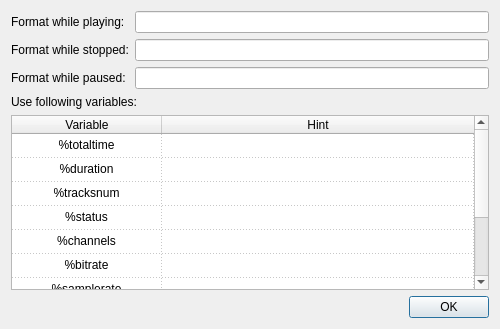
<?xml version="1.0" encoding="UTF-8"?>
<ui version="4.0">
 <class>Dialog</class>
 <widget class="QDialog" name="Dialog">
  <property name="geometry">
   <rect>
    <x>0</x>
    <y>0</y>
    <width>500</width>
    <height>329</height>
   </rect>
  </property>
  <property name="windowTitle">
   <string>Dialog</string>
  </property>
  <layout class="QFormLayout" name="formLayout">
   <item row="0" column="0">
    <widget class="QLabel" name="label">
     <property name="text">
      <string>Format while playing:</string>
     </property>
    </widget>
   </item>
   <item row="0" column="1">
    <widget class="QLineEdit" name="playingFormat"/>
   </item>
   <item row="1" column="0">
    <widget class="QLabel" name="label_2">
     <property name="text">
      <string>Format while stopped:</string>
     </property>
    </widget>
   </item>
   <item row="1" column="1">
    <widget class="QLineEdit" name="stoppedFormat"/>
   </item>
   <item row="2" column="0">
    <widget class="QLabel" name="label_3">
     <property name="text">
      <string>Format while paused:</string>
     </property>
    </widget>
   </item>
   <item row="2" column="1">
    <widget class="QLineEdit" name="pausedFormat"/>
   </item>
   <item row="3" column="0" colspan="2">
    <widget class="QLabel" name="variables">
     <property name="lineWidth">
      <number>1</number>
     </property>
     <property name="text">
      <string>Use following variables:</string>
     </property>
    </widget>
   </item>
   <item row="4" column="0" colspan="2">
    <widget class="QTableWidget" name="tableWidget">
     <property name="autoScroll">
      <bool>false</bool>
     </property>
     <property name="editTriggers">
      <set>QAbstractItemView::NoEditTriggers</set>
     </property>
     <property name="showGrid">
      <bool>true</bool>
     </property>
     <property name="gridStyle">
      <enum>Qt::DotLine</enum>
     </property>
     <attribute name="horizontalHeaderDefaultSectionSize">
      <number>150</number>
     </attribute>
     <attribute name="horizontalHeaderStretchLastSection">
      <bool>true</bool>
     </attribute>
     <attribute name="verticalHeaderVisible">
      <bool>false</bool>
     </attribute>
     <attribute name="verticalHeaderDefaultSectionSize">
      <number>24</number>
     </attribute>
     <row>
      <property name="text">
       <string notr="true">1</string>
      </property>
     </row>
     <row>
      <property name="text">
       <string notr="true">2</string>
      </property>
     </row>
     <row>
      <property name="text">
       <string notr="true">3</string>
      </property>
     </row>
     <row>
      <property name="text">
       <string notr="true">4</string>
      </property>
     </row>
     <row>
      <property name="text">
       <string notr="true">5</string>
      </property>
     </row>
     <row>
      <property name="text">
       <string notr="true">6</string>
      </property>
     </row>
     <row>
      <property name="text">
       <string notr="true">7</string>
      </property>
     </row>
     <row>
      <property name="text">
       <string notr="true">8</string>
      </property>
     </row>
     <row>
      <property name="text">
       <string notr="true">9</string>
      </property>
     </row>
     <row>
      <property name="text">
       <string notr="true">10</string>
      </property>
     </row>
     <column>
      <property name="text">
       <string>Variable</string>
      </property>
     </column>
     <column>
      <property name="text">
       <string>Hint</string>
      </property>
     </column>
     <item row="0" column="0">
      <property name="text">
       <string notr="true">%totaltime</string>
      </property>
      <property name="textAlignment">
       <set>AlignHCenter|AlignVCenter|AlignCenter</set>
      </property>
     </item>
     <item row="1" column="0">
      <property name="text">
       <string notr="true">%duration</string>
      </property>
      <property name="textAlignment">
       <set>AlignHCenter|AlignVCenter|AlignCenter</set>
      </property>
     </item>
     <item row="2" column="0">
      <property name="text">
       <string notr="true">%tracksnum</string>
      </property>
      <property name="textAlignment">
       <set>AlignHCenter|AlignVCenter|AlignCenter</set>
      </property>
     </item>
     <item row="3" column="0">
      <property name="text">
       <string notr="true">%status</string>
      </property>
      <property name="textAlignment">
       <set>AlignHCenter|AlignVCenter|AlignCenter</set>
      </property>
     </item>
     <item row="4" column="0">
      <property name="text">
       <string notr="true">%channels</string>
      </property>
      <property name="textAlignment">
       <set>AlignHCenter|AlignVCenter|AlignCenter</set>
      </property>
     </item>
     <item row="5" column="0">
      <property name="text">
       <string notr="true">%bitrate</string>
      </property>
      <property name="textAlignment">
       <set>AlignHCenter|AlignVCenter|AlignCenter</set>
      </property>
     </item>
     <item row="6" column="0">
      <property name="text">
       <string notr="true">%samplerate</string>
      </property>
      <property name="textAlignment">
       <set>AlignHCenter|AlignVCenter|AlignCenter</set>
      </property>
     </item>
     <item row="7" column="0">
      <property name="text">
       <string notr="true">%format</string>
      </property>
      <property name="textAlignment">
       <set>AlignHCenter|AlignVCenter|AlignCenter</set>
      </property>
     </item>
     <item row="8" column="0">
      <property name="text">
       <string notr="true">%bitspersample</string>
      </property>
      <property name="textAlignment">
       <set>AlignHCenter|AlignVCenter|AlignCenter</set>
      </property>
     </item>
     <item row="9" column="0">
      <property name="text">
       <string notr="true">%curtime</string>
      </property>
      <property name="textAlignment">
       <set>AlignHCenter|AlignVCenter|AlignCenter</set>
      </property>
     </item>
    </widget>
   </item>
   <item row="5" column="0" colspan="2">
    <widget class="QDialogButtonBox" name="buttonBox">
     <property name="orientation">
      <enum>Qt::Horizontal</enum>
     </property>
     <property name="standardButtons">
      <set>QDialogButtonBox::Ok</set>
     </property>
    </widget>
   </item>
  </layout>
 </widget>
 <resources/>
 <connections>
  <connection>
   <sender>buttonBox</sender>
   <signal>rejected()</signal>
   <receiver>Dialog</receiver>
   <slot>reject()</slot>
   <hints>
    <hint type="sourcelabel">
     <x>316</x>
     <y>260</y>
    </hint>
    <hint type="destinationlabel">
     <x>286</x>
     <y>274</y>
    </hint>
   </hints>
  </connection>
  <connection>
   <sender>buttonBox</sender>
   <signal>accepted()</signal>
   <receiver>Dialog</receiver>
   <slot>accept()</slot>
   <hints>
    <hint type="sourcelabel">
     <x>248</x>
     <y>254</y>
    </hint>
    <hint type="destinationlabel">
     <x>157</x>
     <y>274</y>
    </hint>
   </hints>
  </connection>
 </connections>
</ui>
